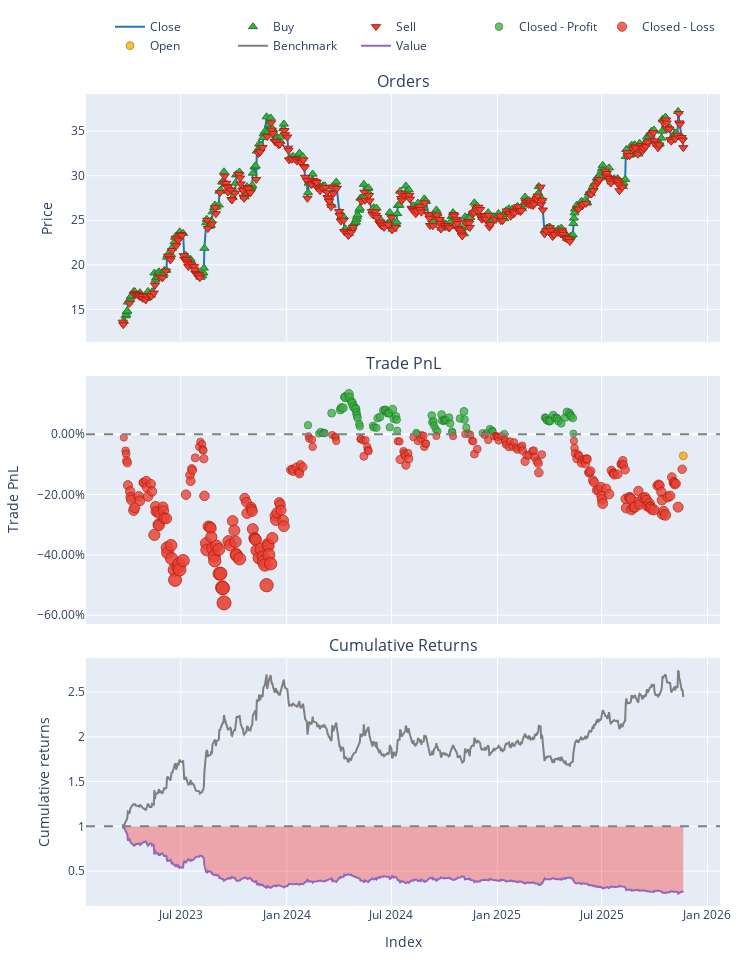

Notebook code cell kept with this figure:
### Code cell
# Load Data
# (Ensure your CSV has columns like 'close', 'rsi', 'sma', etc.)
try:
    data = pd.read_csv('data/processed/CWCO_processed.csv')
    if 'Date' in data.columns:
        data['Date'] = pd.to_datetime(data['Date'])
        data.set_index('Date', inplace=True)
    print("Data loaded successfully.")
except FileNotFoundError:
    print("Error: Data file not found. Check path.")

# Split Train/Test
split_idx = int(len(data) * 0.7)
train_df = data.iloc[:split_idx]
test_df = data.iloc[split_idx:]

# Initialize Trainer
trainer = ModelTrainerRL(config['reinforcement_learning'])

print("Training PPO Agent...")


env_params = config['reinforcement_learning']['environment']

env_train = TradingEnvRL(
    train_df, 
    initial_balance=env_params.get('initial_balance', 10000),
    commission=env_params.get('commission', 0.001),
    lookback_window=env_params.get('lookback_window', 30),
    reward_func='profit'  # or 'sharpe'
)

result = trainer.train_ppo(env_train)
model = result['model'] 

print("Training Complete.")

print("Generating Agent Predictions on Test Data...")


env_params = config['reinforcement_learning']['environment']


env_test = TradingEnvRL(
    test_df, 
    initial_balance=env_params.get('initial_balance', 100000),
    commission=env_params.get('commission', 0.001),
    lookback_window=env_params.get('lookback_window', 30),
    reward_func='profit'  # or 'sharpe'
)

obs, _ = env_test.reset()
done = False
actions = []

# Manual Inference Loop
while not done:
    action, _ = model.predict(obs, deterministic=True)
    actions.append(action[0]) 
    obs, _, terminated, truncated, _ = env_test.step(action)
    done = terminated or truncated


#  RUN BACKTEST ---
print("Running Backtest...")


backtester = PortfolioBacktesterRL(env_params) 

portfolio = backtester.run_backtest(
    price_data=test_df['close'], 
    predicted_weights=np.array(actions),
    lookback_window=env_params.get('lookback_window', 30) # Important for data alignment
)
comparison = backtester.compare_with_buy_and_hold_rl()
# Show Metrics
metrics = backtester.get_performance_metrics()
print("\n--- Strategy Performance ---")
for k, v in metrics.items():
    print(f"{k}: {v:.4f}")

# Plot
portfolio.plot().show()

### Figure 1 — Plotly figure (JSON) as saved in the notebook; plotly's stock layout.template omitted (floating-point values rounded to 4 significant figures; data arrays with more than 128 entries replaced by an {"elided": "..."} marker saying what was removed)
{"data": [{"legendgroup": "0", "line": {"color": "#1f77b4"}, "name": "Close", "showlegend": true, "type": "scatter", "uid": "c37185d1-2ace-4530-82b5-d0569825d376", "x": {"elided": "671 str values"}, "xaxis": "x", "y": {"elided": "671 float values"}, "yaxis": "y"}, {"customdata": {"elided": "347x3 float values"}, "hovertemplate": "Order Id: %{customdata[0]}<br>Timestamp: %{x}<br>Price: %{y}<br>Size: %{customdata[1]:.6f}<br>Fees: %{customdata[2]:.6f}", "legendgroup": "1", "marker": {"color": "#37B13F", "line": {"color": "rgb(38,123,44)", "width": 1}, "size": 8, "symbol": "triangle-up"}, "mode": "markers", "name": "Buy", "type": "scatter", "uid": "5e88b054-8ce6-4ddf-bb42-86ef2716a135", "x": {"elided": "347 str values"}, "xaxis": "x", "y": {"elided": "347 float values"}, "yaxis": "y"}, {"customdata": {"elided": "324x3 float values"}, "hovertemplate": "Order Id: %{customdata[0]}<br>Timestamp: %{x}<br>Price: %{y}<br>Size: %{customdata[1]:.6f}<br>Fees: %{customdata[2]:.6f}", "legendgroup": "2", "marker": {"color": "#EA4335", "line": {"color": "rgb(181,31,18)", "width": 1}, "size": 8, "symbol": "triangle-down"}, "mode": "markers", "name": "Sell", "type": "scatter", "uid": "3087d43e-b6d3-4b33-883c-0a40b618a3a2", "x": {"elided": "324 str values"}, "xaxis": "x", "y": {"elided": "324 float values"}, "yaxis": "y"}, {"customdata": {"elided": "88x4 float values"}, "hovertemplate": "Exit Trade Id: %{customdata[0]}<br>Position Id: %{customdata[1]}<br>Exit Timestamp: %{x}<br>PnL: %{customdata[2]:.6f}<br>Return: %{customdata[3]:.2%}", "legendgroup": "3", "marker": {"color": "#37B13F", "line": {"color": "rgb(38,123,44)", "width": 1}, "opacity": [0.758, 0.7504, 0.7521, 0.7508, 0.7514, 0.7507, 0.7686, 0.7715, 0.7735, 0.7733, 0.783, 0.7827, 0.7859, 0.7826, 0.7786, 0.7773, 0.7744, 0.773, 0.7722, 0.7692, 0.7667, 0.7644, 0.7591, 0.7569, 0.7575, 0.7559, 0.7556, 0.7641, 0.7652, 0.7711, 0.7715, 0.7709, 0.7688, 0.7693, 0.7686, 0.7561, 0.772, 0.7635, 0.7658, 0.7628, 0.7532, 0.7512, 0.7502, 0.7666, 0.7606, 0.7613, 0.7575, 0.7545, 0.7524, 0.7674, 0.7621, 0.7617, 0.7628, 0.7624, 0.7647, 0.7595, 0.7526, 0.7513, 0.7639, 0.7702, 0.7629, 0.756, 0.751, 0.7509, 0.751, 0.7546, 0.7532, 0.7522, 0.7503, 0.7646, 0.7643, 0.7624, 0.762, 0.7613, 0.7618, 0.7669, 0.7644, 0.7644, 0.7638, 0.7614, 0.7595, 0.7648, 0.7697, 0.7686, 0.7669, 0.7658, 0.7643, 0.7506], "size": [7.373, 7.02, 7.097, 7.038, 7.063, 7.034, 7.87, 8.001, 8.095, 8.086, 8.539, 8.525, 8.675, 8.522, 8.337, 8.274, 8.14, 8.073, 8.037, 7.897, 7.78, 7.672, 7.424, 7.32, 7.348, 7.276, 7.261, 7.66, 7.711, 7.984, 8.005, 7.977, 7.876, 7.899, 7.867, 7.287, 8.028, 7.63, 7.739, 7.598, 7.147, 7.055, 7.01, 7.773, 7.496, 7.529, 7.35, 7.209, 7.114, 7.811, 7.565, 7.546, 7.598, 7.579, 7.687, 7.444, 7.119, 7.062, 7.648, 7.942, 7.603, 7.278, 7.045, 7.043, 7.049, 7.217, 7.15, 7.101, 7.013, 7.684, 7.669, 7.578, 7.558, 7.529, 7.551, 7.787, 7.672, 7.672, 7.643, 7.532, 7.443, 7.691, 7.918, 7.869, 7.789, 7.739, 7.668, 7.026], "symbol": "circle"}, "mode": "markers", "name": "Closed - Profit", "type": "scatter", "uid": "71b45a22-3d44-42fd-b025-78918e7656e3", "x": ["2024-02-07T00:00:00-05:00", "2024-02-26T00:00:00-05:00", "2024-02-29T00:00:00-05:00", "2024-03-04T00:00:00-05:00", "2024-03-06T00:00:00-05:00", "2024-03-07T00:00:00-05:00", "2024-03-19T00:00:00-04:00", "2024-04-03T00:00:00-04:00", "2024-04-05T00:00:00-04:00", "2024-04-08T00:00:00-04:00", "2024-04-11T00:00:00-04:00", "2024-04-12T00:00:00-04:00", "2024-04-18T00:00:00-04:00", "2024-04-19T00:00:00-04:00", "2024-04-23T00:00:00-04:00", "2024-04-24T00:00:00-04:00", "2024-04-26T00:00:00-04:00", "2024-04-29T00:00:00-04:00", "2024-04-30T00:00:00-04:00", "2024-05-01T00:00:00-04:00", "2024-05-02T00:00:00-04:00", "2024-05-03T00:00:00-04:00", "2024-05-06T00:00:00-04:00", "2024-05-07T00:00:00-04:00", "2024-05-30T00:00:00-04:00", "2024-05-31T00:00:00-04:00", "2024-06-05T00:00:00-04:00", "2024-06-07T00:00:00-04:00", "2024-06-11T00:00:00-04:00", "2024-06-17T00:00:00-04:00", "2024-06-20T00:00:00-04:00", "2024-06-21T00:00:00-04:00", "2024-06-24T00:00:00-04:00", "2024-06-26T00:00:00-04:00", "2024-06-27T00:00:00-04:00", "2024-06-28T00:00:00-04:00", "2024-07-03T00:00:00-04:00", "2024-07-05T00:00:00-04:00", "2024-07-09T00:00:00-04:00", "2024-07-10T00:00:00-04:00", "2024-07-11T00:00:00-04:00", "2024-08-13T00:00:00-04:00", "2024-08-15T00:00:00-04:00", "2024-09-09T00:00:00-04:00", "2024-09-10T00:00:00-04:00", "2024-09-12T00:00:00-04:00", "2024-09-13T00:00:00-04:00", "2024-09-16T00:00:00-04:00", "2024-09-19T00:00:00-04:00", "2024-09-26T00:00:00-04:00", "2024-09-27T00:00:00-04:00", "2024-09-30T00:00:00-04:00", "2024-10-02T00:00:00-04:00", "2024-10-04T00:00:00-04:00", "2024-10-09T00:00:00-04:00", "2024-10-11T00:00:00-04:00", "2024-10-14T00:00:00-04:00", "2024-10-15T00:00:00-04:00", "2024-10-28T00:00:00-04:00", "2024-11-04T00:00:00-05:00", "2024-11-05T00:00:00-05:00", "2024-11-08T00:00:00-05:00", "2024-11-11T00:00:00-05:00", "2024-12-06T00:00:00-05:00", "2024-12-13T00:00:00-05:00", "2024-12-19T00:00:00-05:00", "2024-12-23T00:00:00-05:00", "2024-12-24T00:00:00-05:00", "2025-01-13T00:00:00-05:00", "2025-03-25T00:00:00-04:00", "2025-03-26T00:00:00-04:00", "2025-03-28T00:00:00-04:00", "2025-03-31T00:00:00-04:00", "2025-04-01T00:00:00-04:00", "2025-04-03T00:00:00-04:00", "2025-04-08T00:00:00-04:00", "2025-04-11T00:00:00-04:00", "2025-04-14T00:00:00-04:00", "2025-04-15T00:00:00-04:00", "2025-04-17T00:00:00-04:00", "2025-04-22T00:00:00-04:00", "2025-04-29T00:00:00-04:00", "2025-05-02T00:00:00-04:00", "2025-05-06T00:00:00-04:00", "2025-05-08T00:00:00-04:00", "2025-05-09T00:00:00-04:00", "2025-05-12T00:00:00-04:00", "2025-05-13T00:00:00-04:00"], "xaxis": "x2", "y": [0.02984, 0.001697, 0.007855, 0.003131, 0.005125, 0.002777, 0.06954, 0.08007, 0.08754, 0.08684, 0.123, 0.1219, 0.1339, 0.1217, 0.1069, 0.1018, 0.09117, 0.08577, 0.0829, 0.07174, 0.06238, 0.05374, 0.03394, 0.02566, 0.02789, 0.02212, 0.02089, 0.05279, 0.0569, 0.07871, 0.08031, 0.07811, 0.07002, 0.07187, 0.0693, 0.02296, 0.08219, 0.05043, 0.0591, 0.04784, 0.01184, 0.004431, 0.0008855, 0.06178, 0.03968, 0.04229, 0.02801, 0.01673, 0.009196, 0.06487, 0.04517, 0.04365, 0.04785, 0.0463, 0.05491, 0.03558, 0.009589, 0.005004, 0.05187, 0.07533, 0.04826, 0.02226, 0.003679, 0.003495, 0.003946, 0.01738, 0.01207, 0.008176, 0.001095, 0.05468, 0.05351, 0.04623, 0.04467, 0.04232, 0.04406, 0.06294, 0.05379, 0.05379, 0.05142, 0.04257, 0.03547, 0.05527, 0.07343, 0.06946, 0.06309, 0.05908, 0.05347, 0.002141], "yaxis": "y2"}, {"customdata": {"elided": "259x4 float values"}, "hovertemplate": "Exit Trade Id: %{customdata[0]}<br>Position Id: %{customdata[1]}<br>Exit Timestamp: %{x}<br>PnL: %{customdata[2]:.6f}<br>Return: %{customdata[3]:.2%}", "legendgroup": "4", "marker": {"color": "#EA4335", "line": {"color": "rgb(181,31,18)", "width": 1}, "opacity": {"elided": "259 float values"}, "size": {"elided": "259 float values"}, "symbol": "circle"}, "mode": "markers", "name": "Closed - Loss", "type": "scatter", "uid": "7a6aede0-8874-4807-93e6-51bd7deac230", "x": {"elided": "259 str values"}, "xaxis": "x2", "y": {"elided": "259 float values"}, "yaxis": "y2"}, {"customdata": [[347.0, 0.0, -1871.0, -0.07193]], "hovertemplate": "Exit Trade Id: %{customdata[0]}<br>Position Id: %{customdata[1]}<br>Exit Timestamp: %{x}<br>PnL: %{customdata[2]:.6f}<br>Return: %{customdata[3]:.2%}", "legendgroup": "5", "marker": {"color": "#FFAA00", "line": {"color": "rgb(178,118,0)", "width": 1}, "opacity": [0.7693], "size": [7.9], "symbol": "circle"}, "mode": "markers", "name": "Open", "type": "scatter", "uid": "80228523-7256-4776-82da-299098b53e87", "x": ["2025-11-20T00:00:00-05:00"], "xaxis": "x2", "y": [-0.07193], "yaxis": "y2"}, {"legendgroup": "6", "line": {"color": "#7f7f7f"}, "name": "Benchmark", "showlegend": true, "type": "scatter", "uid": "584c018c-8a7a-4b42-bfaa-6c0d424d2c60", "x": {"elided": "671 str values"}, "xaxis": "x3", "y": {"elided": "671 float values"}, "yaxis": "y3"}, {"hoverinfo": "skip", "legendgroup": "7", "line": {"color": "rgba(0, 0, 0, 0)", "width": 0}, "opacity": 0, "showlegend": false, "type": "scatter", "uid": "7594ae27-ad00-43b1-8165-9c5e62c546a5", "x": {"elided": "671 str values"}, "xaxis": "x3", "y": {"elided": "671 int values"}, "yaxis": "y3"}, {"connectgaps": false, "fill": "tonexty", "fillcolor": "rgba(0, 128, 0, 0.3)", "hoverinfo": "skip", "legendgroup": "7", "line": {"color": "rgba(0, 0, 0, 0)", "width": 0}, "opacity": 0, "showlegend": false, "type": "scatter", "uid": "8e86b507-f44d-43fc-928c-268b7cfe342c", "x": {"elided": "671 str values"}, "xaxis": "x3", "y": {"elided": "671 float values"}, "yaxis": "y3"}, {"hoverinfo": "skip", "legendgroup": "7", "line": {"color": "rgba(0, 0, 0, 0)", "width": 0}, "opacity": 0, "showlegend": false, "type": "scatter", "uid": "ae241bbb-3e3f-4ff4-8634-b01a9e78ac79", "x": {"elided": "671 str values"}, "xaxis": "x3", "y": {"elided": "671 int values"}, "yaxis": "y3"}, {"connectgaps": false, "fill": "tonexty", "fillcolor": "rgba(255, 0, 0, 0.3)", "hoverinfo": "skip", "legendgroup": "7", "line": {"color": "rgba(0, 0, 0, 0)", "width": 0}, "opacity": 0, "showlegend": false, "type": "scatter", "uid": "f8109ea2-277d-47e2-bca8-47fc1aa9d5de", "x": {"elided": "671 str values"}, "xaxis": "x3", "y": {"elided": "671 float values"}, "yaxis": "y3"}, {"legendgroup": "8", "line": {"color": "#9467bd"}, "name": "Value", "showlegend": true, "type": "scatter", "uid": "525ae8d7-87e2-4c94-8b57-41143a32edc1", "x": {"elided": "671 str values"}, "xaxis": "x3", "y": {"elided": "671 float values"}, "yaxis": "y3"}, {"hoverinfo": "skip", "legendgroup": "7", "line": {"color": "rgba(0, 0, 0, 0)", "width": 0}, "opacity": 0, "showlegend": false, "type": "scatter", "uid": "5ea221a9-fcd4-4e78-9d49-852a726de0b0", "x": {"elided": "671 str values"}, "xaxis": "x3", "y": {"elided": "671 int values"}, "yaxis": "y3"}], "layout": {"annotations": [{"font": {"size": 16}, "showarrow": false, "text": "Orders", "x": 0.5, "xanchor": "center", "xref": "paper", "y": 1, "yanchor": "bottom", "yref": "paper"}, {"font": {"size": 16}, "showarrow": false, "text": "Trade PnL", "x": 0.5, "xanchor": "center", "xref": "paper", "y": 0.6528, "yanchor": "bottom", "yref": "paper"}, {"font": {"size": 16}, "showarrow": false, "text": "Cumulative Returns", "x": 0.5, "xanchor": "center", "xref": "paper", "y": 0.3056, "yanchor": "bottom", "yref": "paper"}], "height": 960, "legend": {"orientation": "h", "traceorder": "normal", "x": 1, "xanchor": "right", "y": 1.042, "yanchor": "bottom"}, "margin": {"b": 30, "l": 30, "r": 30, "t": 30}, "shapes": [{"line": {"color": "gray", "dash": "dash"}, "type": "line", "x0": 0, "x1": 1, "xref": "paper", "y0": 0, "y1": 0, "yref": "y2"}, {"line": {"color": "gray", "dash": "dash"}, "type": "line", "x0": 0, "x1": 1, "xref": "paper", "y0": 1, "y1": 1, "yref": "y3"}], "showlegend": true, "width": 750, "xaxis": {"anchor": "y", "domain": [0, 1], "matches": "x3", "showticklabels": false}, "xaxis2": {"anchor": "y2", "domain": [0, 1], "matches": "x3", "showticklabels": false}, "xaxis3": {"anchor": "y3", "domain": [0, 1], "title": {"text": "Index"}}, "yaxis": {"anchor": "x", "domain": [0.6944, 1], "title": {"text": "Price"}}, "yaxis2": {"anchor": "x2", "domain": [0.3472, 0.6528], "tickformat": ".2%", "title": {"text": "Trade PnL"}}, "yaxis3": {"anchor": "x3", "domain": [0, 0.3056], "title": {"text": "Cumulative returns"}}}}
